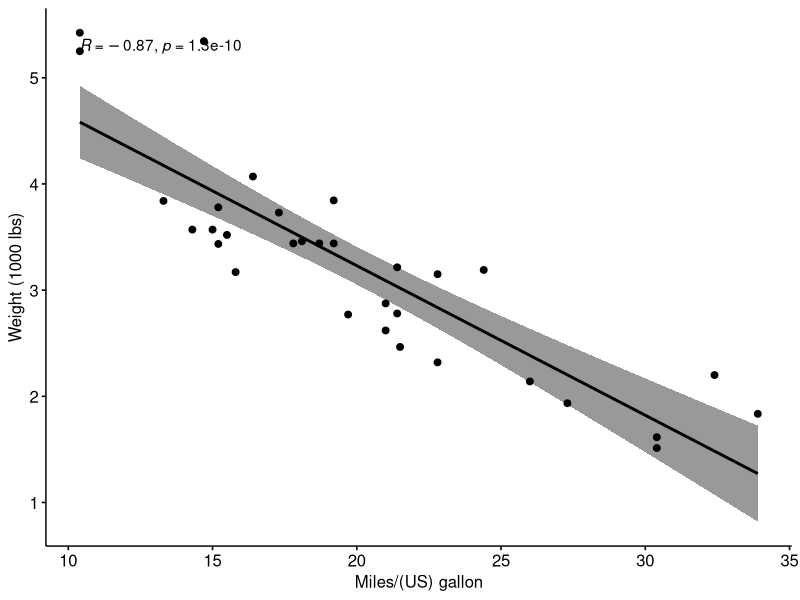
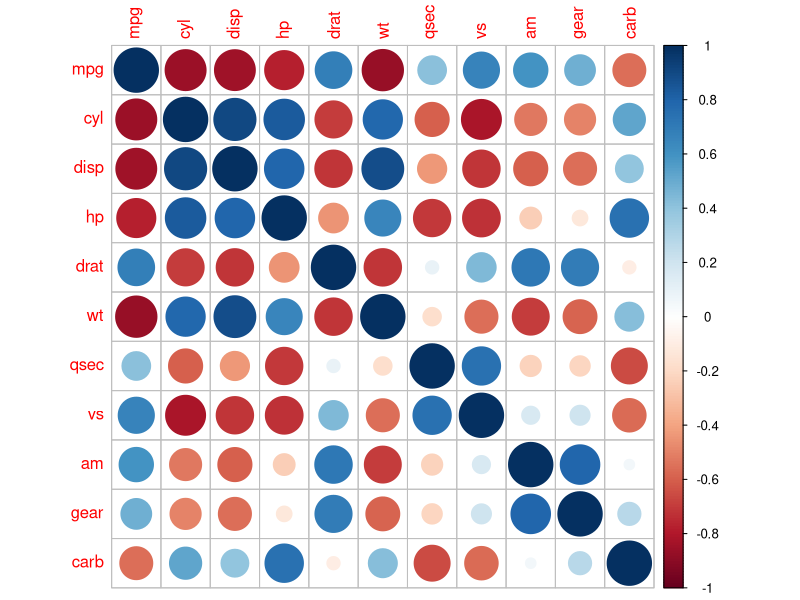
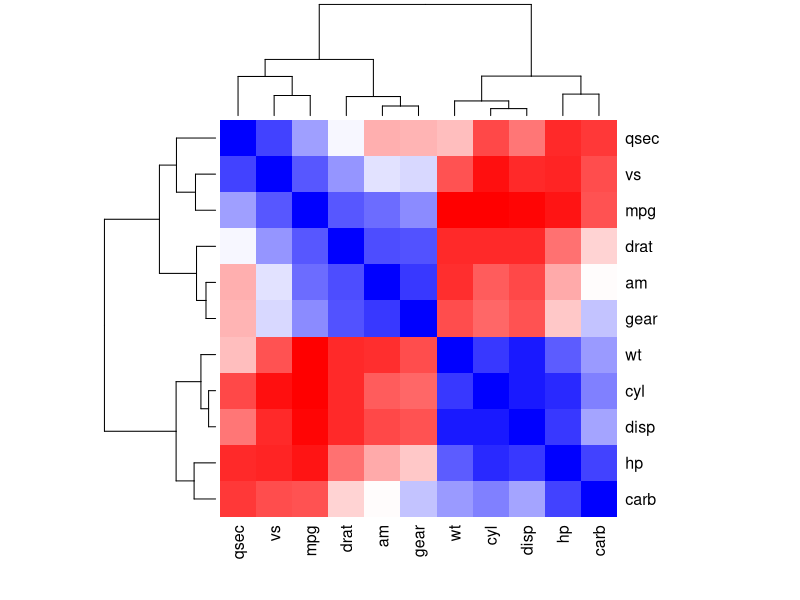

These figures' R source, in order:
#statistical analysis in R 
company <- (mtcars)
company
summary(mtcars)

#correlation analysis btn the variables
cormatrix <- cor(mtcars)
cormatrix

#visualization in R

#scatterplot -  Plots the relationship between two numeric variables 
library("ggpubr") 

ggscatter(company, x = "mpg", y = "wt", 
          add = "reg.line", conf.int = TRUE, 
          cor.coef = TRUE, cor.method = "pearson",
          xlab = "Miles/(US) gallon", ylab = "Weight (1000 lbs)")

#correlogram - Represent the pairwise correlation among the variables
library(corrplot) 
corrplot(cor(mtcars))

#heatmap - Display individual values within the matrix as colors
heatmap(cormatrix,
        scale = "none",
        col = colorRampPalette(c("red", "white", "blue"))(100),
        symm = TRUE)


